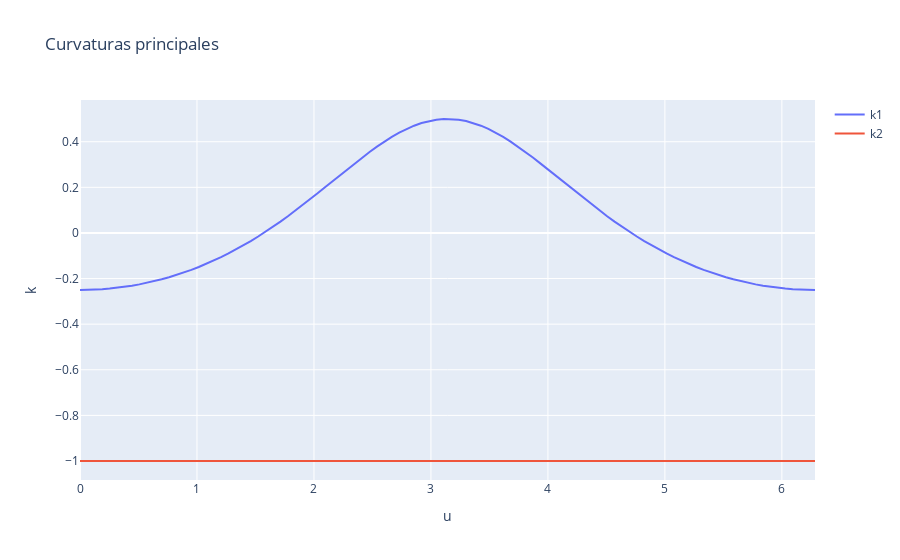

Notebook code for this chart:
### Markdown cell above
In order to be able to plot this, we gotta replace the $a, r$ constants with some values. Let's use $a = 2$ and $r = 1$.

### Code cell
values = {a: 3, r: 1}
fnk1 = sp.lambdify(u, k1.subs(values), 'numpy')
fnk2 = sp.lambdify(u, k2.subs(values), 'numpy')

# Plot 2D
u_values = np.linspace(0, 2*np.pi, 100)
k1_values = fnk1(u_values)
k2_values = fnk2(u_values)

fig = go.Figure()
fig.add_trace(go.Scatter(x=u_values, y=k1_values, name='k1'))
fig.add_trace(go.Scatter(x=u_values, y=k2_values, name='k2'))
fig.update_layout(title='Curvaturas principales', xaxis_title='u', yaxis_title='k')
fig.show()
